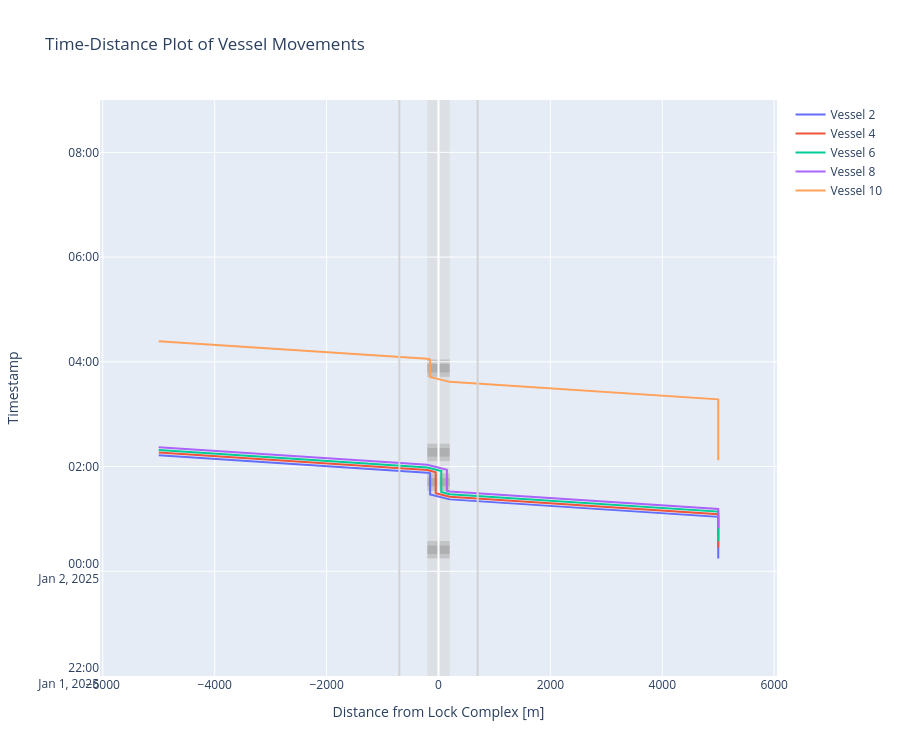

The cell this chart's notebook holds for it:
### Markdown cell above
#### Time-distance diagram of vessels passing the lock and planning info

### Code cell
def cm_to_pixels(cm):
    return cm * 37.8 # Set figure height to 10 cmfig.update_layout(height=cm_to_pixels(10))

# We can plot the time-distance diagram
fig = lock_chamber_I.plot(xlimmin = -6050, 
                        xlimmax = 6050,
                        ylimmin = pd.Timestamp('2025-01-01 22:00:00'),
                        ylimmax = pd.Timestamp('2025-01-02 09:00:00'),
                        method='Plotly')

fig.update_layout(height=cm_to_pixels(20))

### Figure 1 — Plotly figure (JSON) as saved in the notebook; plotly's stock layout.template omitted (floating-point values rounded to 4 significant figures)
{"data": [{"mode": "lines", "name": "Vessel 2", "type": "scatter", "x": [5000.0, 5000.0, 5000.0, 5000.0, 200.0, 200.0, -150.0, -150.0, -150.0, -150.0, -200.0, -200.0, -5000.0, -5000.0], "y": ["2025-01-02T00:14:44.354414", "2025-01-02T00:14:44.354414", "2025-01-02T01:02:22.821308", "2025-01-02T01:02:22.821308", "2025-01-02T01:22:22.821308", "2025-01-02T01:22:22.821308", "2025-01-02T01:28:02.994094", "2025-01-02T01:32:11.417420", "2025-01-02T01:52:11.417420", "2025-01-02T01:52:11.417420", "2025-01-02T01:53:00.013532", "2025-01-02T01:53:00.013532", "2025-01-02T02:13:00.013532", "2025-01-02T02:13:00.013532"]}, {"mode": "lines", "name": "Vessel 4", "type": "scatter", "x": [5000.0, 5000.0, 5000.0, 5000.0, 200.0, 200.0, -50.0, -50.0, -50.0, -50.0, -200.0, -200.0, -5000.0, -5000.0], "y": ["2025-01-02T00:27:21.160539", "2025-01-02T00:27:21.160539", "2025-01-02T01:05:22.821308", "2025-01-02T01:05:22.821308", "2025-01-02T01:25:22.821308", "2025-01-02T01:25:22.821308", "2025-01-02T01:29:25.801870", "2025-01-02T01:32:11.417420", "2025-01-02T01:52:11.417420", "2025-01-02T01:53:34.225195", "2025-01-02T01:56:00.013532", "2025-01-02T01:56:00.013532", "2025-01-02T02:16:00.013532", "2025-01-02T02:16:00.013532"]}, {"mode": "lines", "name": "Vessel 6", "type": "scatter", "x": [5000.0, 5000.0, 5000.0, 5000.0, 200.0, 200.0, 50.0, 50.0, 50.0, 50.0, -200.0, -200.0, -5000.0, -5000.0], "y": ["2025-01-02T00:34:27.065476", "2025-01-02T00:34:27.065476", "2025-01-02T01:08:22.821308", "2025-01-02T01:08:22.821308", "2025-01-02T01:28:22.821308", "2025-01-02T01:28:22.821308", "2025-01-02T01:30:48.609645", "2025-01-02T01:32:11.417420", "2025-01-02T01:52:11.417420", "2025-01-02T01:54:57.032970", "2025-01-02T01:59:00.013532", "2025-01-02T01:59:00.013532", "2025-01-02T02:19:00.013532", "2025-01-02T02:19:00.013532"]}, {"mode": "lines", "name": "Vessel 8", "type": "scatter", "x": [5000.0, 5000.0, 5000.0, 5000.0, 200.0, 200.0, 150.0, 150.0, 150.0, 150.0, -200.0, -200.0, -5000.0, -5000.0], "y": ["2025-01-02T00:49:15.409894", "2025-01-02T00:49:15.409894", "2025-01-02T01:11:22.821308", "2025-01-02T01:11:22.821308", "2025-01-02T01:31:22.821308", "2025-01-02T01:31:22.821308", "2025-01-02T01:32:11.417420", "2025-01-02T01:37:11.417420", "2025-01-02T01:47:11.417420", "2025-01-02T01:56:19.840746", "2025-01-02T02:02:00.013533", "2025-01-02T02:02:00.013533", "2025-01-02T02:22:00.013533", "2025-01-02T02:22:00.013533"]}, {"mode": "lines", "name": "Vessel 10", "type": "scatter", "x": [5000.0, 5000.0, 5000.0, 5000.0, 200.0, 200.0, -150.0, -150.0, -150.0, -150.0, -200.0, -200.0, -5000.0, -5000.0], "y": ["2025-01-02T02:07:07.343527", "2025-01-02T02:07:07.343527", "2025-01-02T03:17:01.590206", "2025-01-02T03:17:01.590206", "2025-01-02T03:37:01.590206", "2025-01-02T03:37:01.590206", "2025-01-02T03:42:41.762993", "2025-01-02T03:47:41.762994", "2025-01-02T03:57:41.762994", "2025-01-02T04:02:41.762994", "2025-01-02T04:03:30.359106", "2025-01-02T04:03:30.359106", "2025-01-02T04:23:30.359106", "2025-01-02T04:23:30.359106"]}], "layout": {"height": 756, "shapes": [{"fillcolor": "lightgrey", "layer": "below", "line": {"width": 0}, "name": "Lock Geometry", "opacity": 0.5, "type": "rect", "x0": -200, "x1": 200, "y0": "2025-01-01T22:00:00", "y1": "2025-01-02T09:00:00"}, {"fillcolor": "darkgrey", "layer": "below", "line": {"width": 0}, "name": "Lock gate closing", "opacity": 0.5, "type": "rect", "x0": -200, "x1": 200, "y0": "2025-01-02T00:14:44.354414", "y1": "2025-01-02T00:19:44.354414"}, {"fillcolor": "grey", "layer": "below", "line": {"width": 0}, "name": "Lock chamber converting", "opacity": 0.5, "type": "rect", "x0": -200, "x1": 200, "y0": "2025-01-02T00:19:44.354414", "y1": "2025-01-02T00:29:44.354414"}, {"fillcolor": "darkgrey", "layer": "below", "line": {"width": 0}, "name": "Lock gate opening", "opacity": 0.5, "type": "rect", "x0": -200, "x1": 200, "y0": "2025-01-02T00:29:44.354414", "y1": "2025-01-02T00:34:44.354414"}, {"fillcolor": "darkgrey", "layer": "below", "line": {"width": 0}, "name": "Lock gate closing", "opacity": 0.5, "type": "rect", "x0": -200, "x1": 200, "y0": "2025-01-02T01:32:11.417420", "y1": "2025-01-02T01:37:11.417420"}, {"fillcolor": "grey", "layer": "below", "line": {"width": 0}, "name": "Lock chamber converting", "opacity": 0.5, "type": "rect", "x0": -200, "x1": 200, "y0": "2025-01-02T01:37:11.417420", "y1": "2025-01-02T01:47:11.417420"}, {"fillcolor": "darkgrey", "layer": "below", "line": {"width": 0}, "name": "Lock gate opening", "opacity": 0.5, "type": "rect", "x0": -200, "x1": 200, "y0": "2025-01-02T01:47:11.417420", "y1": "2025-01-02T01:52:11.417420"}, {"fillcolor": "darkgrey", "layer": "below", "line": {"width": 0}, "name": "Lock gate closing", "opacity": 0.5, "type": "rect", "x0": -200, "x1": 200, "y0": "2025-01-02T02:06:10.013531", "y1": "2025-01-02T02:11:10.013531"}, {"fillcolor": "grey", "layer": "below", "line": {"width": 0}, "name": "Lock chamber converting", "opacity": 0.5, "type": "rect", "x0": -200, "x1": 200, "y0": "2025-01-02T02:11:10.013531", "y1": "2025-01-02T02:21:10.013531"}, {"fillcolor": "darkgrey", "layer": "below", "line": {"width": 0}, "name": "Lock gate opening", "opacity": 0.5, "type": "rect", "x0": -200, "x1": 200, "y0": "2025-01-02T02:21:10.013531", "y1": "2025-01-02T02:26:10.013531"}, {"fillcolor": "darkgrey", "layer": "below", "line": {"width": 0}, "name": "Lock gate closing", "opacity": 0.5, "type": "rect", "x0": -200, "x1": 200, "y0": "2025-01-02T03:42:41.762994", "y1": "2025-01-02T03:47:41.762994"}, {"fillcolor": "grey", "layer": "below", "line": {"width": 0}, "name": "Lock chamber converting", "opacity": 0.5, "type": "rect", "x0": -200, "x1": 200, "y0": "2025-01-02T03:47:41.762994", "y1": "2025-01-02T03:57:41.762994"}, {"fillcolor": "darkgrey", "layer": "below", "line": {"width": 0}, "name": "Lock gate opening", "opacity": 0.5, "type": "rect", "x0": -200, "x1": 200, "y0": "2025-01-02T03:57:41.762994", "y1": "2025-01-02T04:02:41.762994"}, {"line": {"color": "lightgrey"}, "type": "line", "x0": -700, "x1": -700, "xref": "x", "y0": 0, "y1": 1, "yref": "y domain"}, {"line": {"color": "lightgrey"}, "type": "line", "x0": 700, "x1": 700, "xref": "x", "y0": 0, "y1": 1, "yref": "y domain"}], "showlegend": true, "title": {"text": "Time-Distance Plot of Vessel Movements"}, "xaxis": {"range": [-6050, 6050], "title": {"text": "Distance from Lock Complex [m]"}}, "yaxis": {"range": ["2025-01-01T22:00:00", "2025-01-02T09:00:00"], "title": {"text": "Timestamp"}}}}
